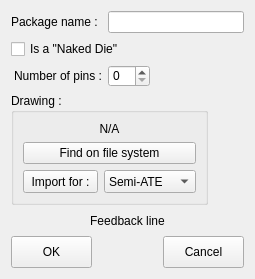
<?xml version="1.0" encoding="UTF-8"?>
<ui version="4.0">
 <class>NewMasksetWizard</class>
 <widget class="QDialog" name="NewMasksetWizard">
  <property name="geometry">
   <rect>
    <x>0</x>
    <y>0</y>
    <width>255</width>
    <height>279</height>
   </rect>
  </property>
  <property name="sizePolicy">
   <sizepolicy hsizetype="Preferred" vsizetype="Fixed">
    <horstretch>0</horstretch>
    <verstretch>0</verstretch>
   </sizepolicy>
  </property>
  <property name="minimumSize">
   <size>
    <width>244</width>
    <height>279</height>
   </size>
  </property>
  <property name="maximumSize">
   <size>
    <width>16777215</width>
    <height>279</height>
   </size>
  </property>
  <property name="windowTitle">
   <string>Dialog</string>
  </property>
  <layout class="QGridLayout" name="gridLayout_2">
   <item row="1" column="0">
    <layout class="QVBoxLayout" name="verticalLayout_2">
     <item>
      <layout class="QHBoxLayout" name="nameLayout">
       <item>
        <widget class="QLabel" name="NewMasksetLabel">
         <property name="minimumSize">
          <size>
           <width>91</width>
           <height>22</height>
          </size>
         </property>
         <property name="maximumSize">
          <size>
           <width>91</width>
           <height>22</height>
          </size>
         </property>
         <property name="text">
          <string>Package name :</string>
         </property>
        </widget>
       </item>
       <item>
        <widget class="QLineEdit" name="packageName">
         <property name="sizePolicy">
          <sizepolicy hsizetype="Preferred" vsizetype="Maximum">
           <horstretch>0</horstretch>
           <verstretch>0</verstretch>
          </sizepolicy>
         </property>
         <property name="minimumSize">
          <size>
           <width>125</width>
           <height>22</height>
          </size>
         </property>
         <property name="maximumSize">
          <size>
           <width>16777215</width>
           <height>22</height>
          </size>
         </property>
         <property name="text">
          <string/>
         </property>
        </widget>
       </item>
      </layout>
     </item>
     <item>
      <layout class="QHBoxLayout" name="horizontalLayout">
       <item>
        <widget class="QCheckBox" name="isNakedDie">
         <property name="text">
          <string>Is a &quot;Naked Die&quot;</string>
         </property>
        </widget>
       </item>
      </layout>
     </item>
     <item>
      <layout class="QHBoxLayout" name="leadsLayout">
       <item>
        <widget class="QLabel" name="label">
         <property name="sizePolicy">
          <sizepolicy hsizetype="Preferred" vsizetype="Preferred">
           <horstretch>0</horstretch>
           <verstretch>0</verstretch>
          </sizepolicy>
         </property>
         <property name="minimumSize">
          <size>
           <width>91</width>
           <height>22</height>
          </size>
         </property>
         <property name="maximumSize">
          <size>
           <width>91</width>
           <height>22</height>
          </size>
         </property>
         <property name="text">
          <string>Number of pins :</string>
         </property>
         <property name="alignment">
          <set>Qt::AlignRight|Qt::AlignTrailing|Qt::AlignVCenter</set>
         </property>
        </widget>
       </item>
       <item>
        <widget class="QSpinBox" name="leads">
         <property name="minimumSize">
          <size>
           <width>42</width>
           <height>22</height>
          </size>
         </property>
         <property name="maximumSize">
          <size>
           <width>42</width>
           <height>22</height>
          </size>
         </property>
        </widget>
       </item>
       <item>
        <spacer name="horizontalSpacer_2">
         <property name="orientation">
          <enum>Qt::Horizontal</enum>
         </property>
         <property name="sizeHint" stdset="0">
          <size>
           <width>40</width>
           <height>20</height>
          </size>
         </property>
        </spacer>
       </item>
      </layout>
     </item>
     <item>
      <layout class="QHBoxLayout" name="DrawingLayout">
       <item>
        <widget class="QGroupBox" name="drawingGroup">
         <property name="title">
          <string>Drawing :</string>
         </property>
         <layout class="QGridLayout" name="gridLayout">
          <item row="0" column="0">
           <layout class="QVBoxLayout" name="verticalLayout">
            <item>
             <widget class="QLabel" name="drawingLabel">
              <property name="text">
               <string>N/A</string>
              </property>
              <property name="alignment">
               <set>Qt::AlignCenter</set>
              </property>
             </widget>
            </item>
            <item>
             <widget class="QPushButton" name="findOnFilesystem">
              <property name="text">
               <string>Find on file system</string>
              </property>
              <property name="autoDefault">
               <bool>false</bool>
              </property>
             </widget>
            </item>
            <item>
             <layout class="QHBoxLayout" name="importLayout">
              <item>
               <widget class="QPushButton" name="doImport">
                <property name="sizePolicy">
                 <sizepolicy hsizetype="Fixed" vsizetype="Fixed">
                  <horstretch>0</horstretch>
                  <verstretch>0</verstretch>
                 </sizepolicy>
                </property>
                <property name="minimumSize">
                 <size>
                  <width>75</width>
                  <height>23</height>
                 </size>
                </property>
                <property name="maximumSize">
                 <size>
                  <width>75</width>
                  <height>23</height>
                 </size>
                </property>
                <property name="text">
                 <string>Import for :</string>
                </property>
                <property name="autoDefault">
                 <bool>false</bool>
                </property>
               </widget>
              </item>
              <item>
               <widget class="QComboBox" name="importFor">
                <property name="minimumSize">
                 <size>
                  <width>82</width>
                  <height>23</height>
                 </size>
                </property>
                <property name="maximumSize">
                 <size>
                  <width>16777215</width>
                  <height>23</height>
                 </size>
                </property>
                <item>
                 <property name="text">
                  <string>Semi-ATE</string>
                 </property>
                </item>
                <item>
                 <property name="text">
                  <string>Invensense</string>
                 </property>
                </item>
                <item>
                 <property name="text">
                  <string>Asama</string>
                 </property>
                </item>
                <item>
                 <property name="text">
                  <string>IC-Sense</string>
                 </property>
                </item>
                <item>
                 <property name="text">
                  <string>...</string>
                 </property>
                </item>
               </widget>
              </item>
             </layout>
            </item>
           </layout>
          </item>
         </layout>
        </widget>
       </item>
       <item>
        <spacer name="horizontalSpacer_4">
         <property name="orientation">
          <enum>Qt::Horizontal</enum>
         </property>
         <property name="sizeHint" stdset="0">
          <size>
           <width>1</width>
           <height>20</height>
          </size>
         </property>
        </spacer>
       </item>
      </layout>
     </item>
     <item>
      <widget class="QLabel" name="feedback">
       <property name="text">
        <string>Feedback line</string>
       </property>
       <property name="alignment">
        <set>Qt::AlignCenter</set>
       </property>
      </widget>
     </item>
     <item>
      <layout class="QHBoxLayout" name="buttonLayout">
       <item>
        <widget class="QPushButton" name="OKButton">
         <property name="minimumSize">
          <size>
           <width>81</width>
           <height>32</height>
          </size>
         </property>
         <property name="maximumSize">
          <size>
           <width>81</width>
           <height>32</height>
          </size>
         </property>
         <property name="text">
          <string>OK</string>
         </property>
         <property name="autoDefault">
          <bool>false</bool>
         </property>
        </widget>
       </item>
       <item>
        <spacer name="horizontalSpacer">
         <property name="orientation">
          <enum>Qt::Horizontal</enum>
         </property>
         <property name="sizeHint" stdset="0">
          <size>
           <width>40</width>
           <height>20</height>
          </size>
         </property>
        </spacer>
       </item>
       <item>
        <widget class="QPushButton" name="CancelButton">
         <property name="minimumSize">
          <size>
           <width>81</width>
           <height>32</height>
          </size>
         </property>
         <property name="maximumSize">
          <size>
           <width>81</width>
           <height>32</height>
          </size>
         </property>
         <property name="text">
          <string>Cancel</string>
         </property>
         <property name="autoDefault">
          <bool>false</bool>
         </property>
        </widget>
       </item>
      </layout>
     </item>
    </layout>
   </item>
  </layout>
 </widget>
 <tabstops>
  <tabstop>packageName</tabstop>
  <tabstop>CancelButton</tabstop>
  <tabstop>OKButton</tabstop>
 </tabstops>
 <resources/>
 <connections/>
</ui>
